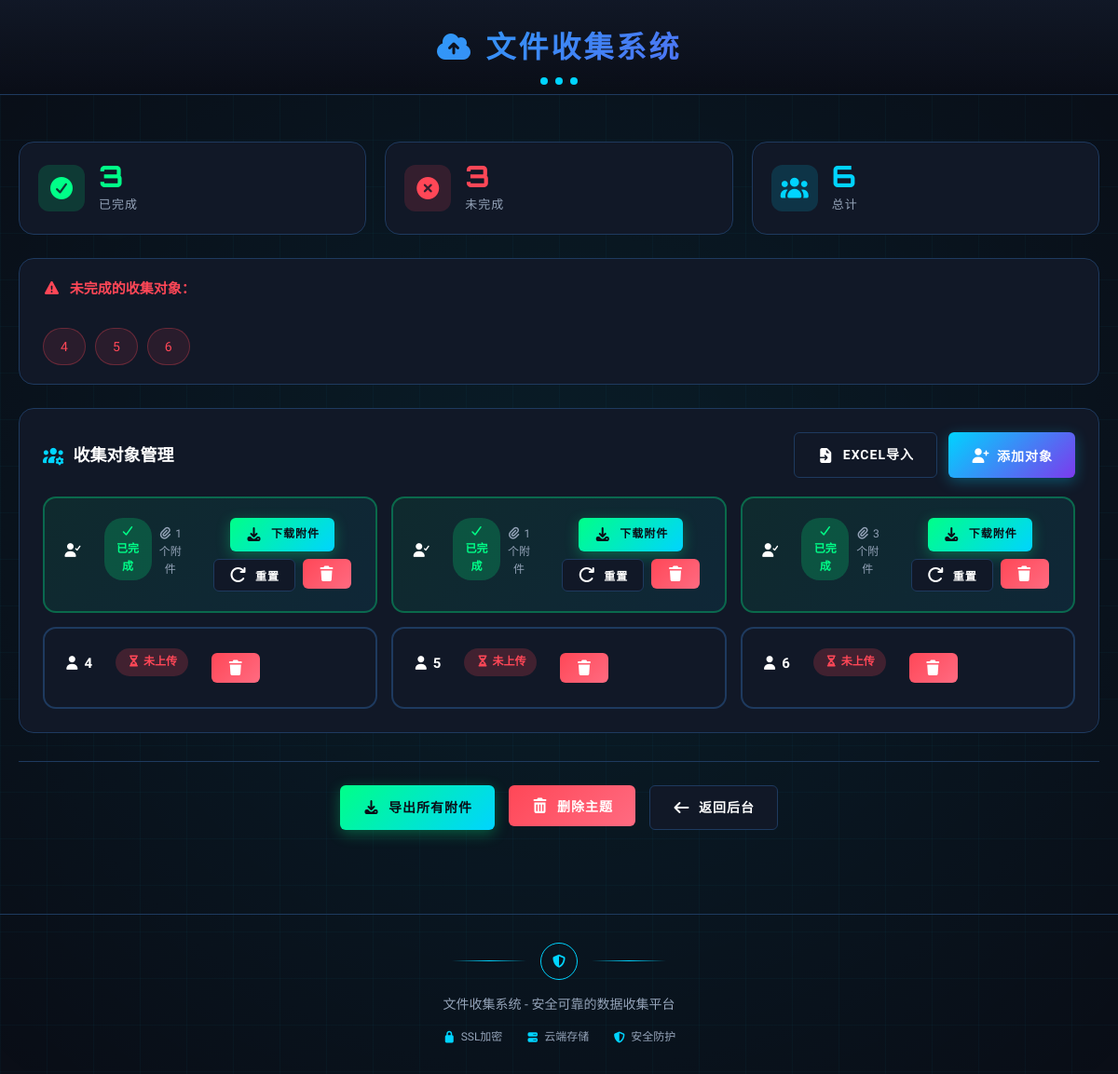
The app's page /admin/theme/1/objects (signed in) with its own data.
### models.py (models this page shows)
class CollectionObject(db.Model):
    id = db.Column(db.Integer, primary_key=True)
    name = db.Column(db.String(100), nullable=False)
    theme_id = db.Column(db.Integer, db.ForeignKey('collection_theme.id'), nullable=False)
    is_completed = db.Column(db.Boolean, default=False)
    completed_at = db.Column(db.DateTime)
    attachments = db.relationship('Attachment', backref='collection_object', lazy=True, cascade='all, delete-orphan')

### routes.py (the view, shortened to what this page needs)
    @app.route('/admin/theme/<int:theme_id>/objects', methods=['GET', 'POST'])
    @login_required
    def manage_theme_objects(theme_id):
        theme = CollectionTheme.query.get_or_404(theme_id)
        objects = CollectionObject.query.filter_by(theme_id=theme_id).all()
        completed = sum(1 for obj in objects if obj.is_completed)
        incomplete = [obj for obj in objects if not obj.is_completed]
        return render_template('theme_objects.html', theme=theme, objects=objects,
                             completed=completed, incomplete=incomplete)

### models.py (called while the page is built)
@login_manager.user_loader
def load_user(user_id):
    return Admin.query.get(int(user_id))

### app/templates/theme_objects.html (shortened to what this page needs)
{% extends "base.html" %}
{% block content %}
<div class="container admin-container">
    <div class="stats-summary">
        <div class="stat-card stat-completed">
            <div class="stat-icon"><i class="fas fa-check-circle"></i></div>
            <div class="stat-content">
                <span class="stat-value">{{ completed }}</span>
                <span class="stat-label">已完成</span>
            </div>
        </div>
        <div class="stat-card stat-pending">
            <div class="stat-icon"><i class="fas fa-times-circle"></i></div>
            <div class="stat-content">
                <span class="stat-value">{{ incomplete|length }}</span>
                <span class="stat-label">未完成</span>
            </div>
        </div>
        <div class="stat-card stat-total">
            <div class="stat-icon"><i class="fas fa-users"></i></div>
            <div class="stat-content">
                <span class="stat-value">{{ objects|length }}</span>
                <span class="stat-label">总计</span>
            </div>
        </div>
    </div>
    {% if incomplete %}
    <div class="incomplete-list">
        <h4><i class="fas fa-exclamation-triangle"></i> 未完成的收集对象：</h4>
        <ul>
            {% for obj in incomplete %}
            <li>{{ obj.name }}</li>
            {% endfor %}
        </ul>
    </div>
    {% endif %}
    <section class="objects-section">
        <div class="section-header">
            <h3><i class="fas fa-users-cog"></i> 收集对象管理</h3>
            <div class="header-actions">
                <form method="POST" enctype="multipart/form-data" id="import-form">
                    <label for="excel-input" class="btn btn-secondary" style="cursor:pointer;">
                        <i class="fas fa-file-import"></i> Excel导入
                    </label>
                </form>
                <button type="button" class="btn btn-primary" onclick="showAddForm()">
                    <i class="fas fa-user-plus"></i> 添加对象
                </button>
            </div>
        </div>
        <div class="objects-grid">
            {% for obj in objects %}
            <div class="object-item {% if obj.is_completed %}completed{% endif %}">
                <div class="object-name">
                    <i class="fas {% if obj.is_completed %}fa-user-check{% else %}fa-user{% endif %}"></i>
                    {{ obj.name }}
                </div>
                <div class="object-status">
                    {% if obj.is_completed %}
                    <span class="status completed">
                        <i class="fas fa-check"></i> 已完成
                    </span>
                    <span class="attachment-count"><i class="fas fa-paperclip"></i> {{ obj.attachments|length }}个附件</span>
                    {% else %}
                    <span class="status pending">
                        <i class="fas fa-hourglass-half"></i> 未上传
                    </span>
                    {% endif %}
                </div>
                <div class="object-actions">
                    {% if obj.attachments %}
                    <a href="{{ url_for('download_object_attachments', object_id=obj.id) }}" class="btn btn-success btn-small">
                        <i class="fas fa-download"></i> 下载附件
                    </a>
                    {% endif %}
                    {% if obj.is_completed %}
                    <form method="POST" action="{{ url_for('reset_object_upload', object_id=obj.id) }}" class="inline-form">
                        <button type="submit" class="btn btn-secondary btn-small">
                            <i class="fas fa-redo"></i> 重置
                        </button>
                    </form>
                    {% endif %}
                    <form method="POST" action="{{ url_for('delete_object', object_id=obj.id) }}" class="inline-form">
                        <button type="submit" class="btn btn-danger btn-small" onclick="return confirm('确定删除?')">
                            <i class="fas fa-trash"></i>
                        </button>
                    </form>
                </div>
            </div>
            {% endfor %}
        </div>
    </section>
    <div class="page-actions">
        <a href="{{ url_for('export_theme_attachments', theme_id=theme.id) }}" class="btn btn-success">
            <i class="fas fa-download"></i> 导出所有附件
        </a>
        <form method="POST" action="{{ url_for('delete_theme', theme_id=theme.id) }}" class="inline-form">
            <button type="submit" class="btn btn-danger" onclick="return confirm('确定删除此主题？所有收集对象和附件都将被删除！')">
                <i class="fas fa-trash-alt"></i> 删除主题
            </button>
        </form>
        <a href="{{ url_for('admin_dashboard') }}" class="btn btn-secondary">
            <i class="fas fa-arrow-left"></i> 返回后台
        </a>
    </div>
</div>
{% endblock %}

### records on screen
CollectionObject: name "4", is_completed False (drawn)
CollectionObject: name "5", is_completed False (drawn)
CollectionObject: name "6", is_completed False (drawn)
CollectionObject: is_completed True (drawn), attachments|length "1"
CollectionObject: is_completed True (drawn), attachments|length "1"
CollectionObject: is_completed True (drawn), attachments|length "3"

### other values on screen
{{ completed }} "3"
{{ incomplete|length }} "3"
{{ objects|length }} "6"
